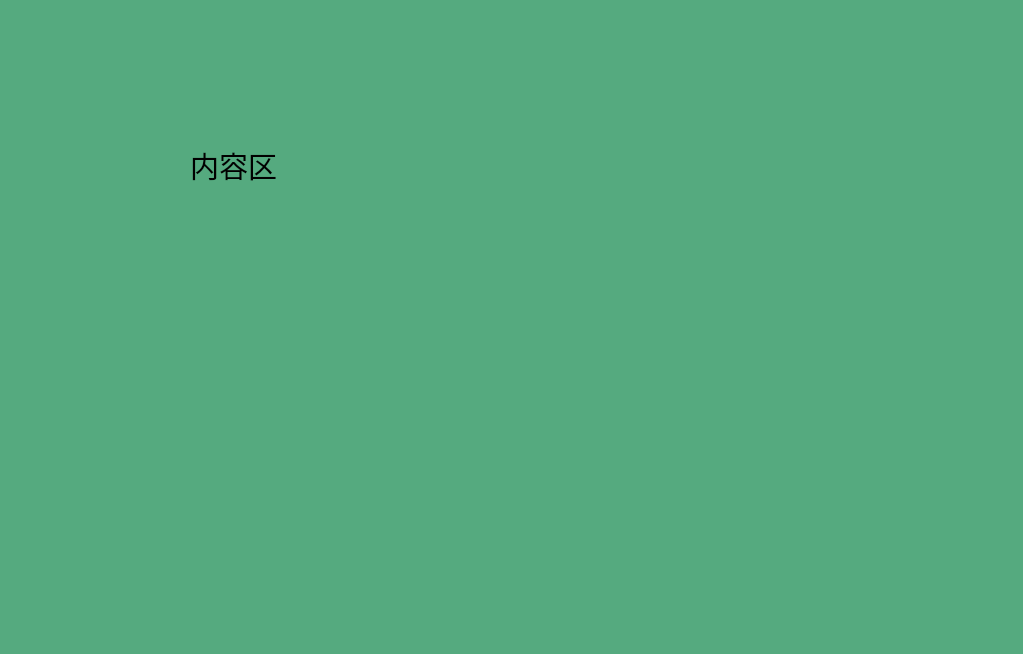
<?xml version="1.0" encoding="UTF-8"?>
<ui version="4.0">
 <class>CenterOperate</class>
 <widget class="QWidget" name="CenterOperate">
  <property name="geometry">
   <rect>
    <x>0</x>
    <y>0</y>
    <width>1023</width>
    <height>654</height>
   </rect>
  </property>
  <property name="windowTitle">
   <string>Form</string>
  </property>
  <property name="styleSheet">
   <string notr="true">background-color: rgb(85, 170, 127);</string>
  </property>
  <widget class="QLabel" name="label_2">
   <property name="geometry">
    <rect>
     <x>190</x>
     <y>150</y>
     <width>91</width>
     <height>31</height>
    </rect>
   </property>
   <property name="font">
    <font>
     <family>SimSun-ExtB</family>
     <pointsize>22</pointsize>
    </font>
   </property>
   <property name="text">
    <string>内容区</string>
   </property>
  </widget>
 </widget>
 <resources>
  <include location="MyFramework.qrc"/>
 </resources>
 <connections/>
</ui>
